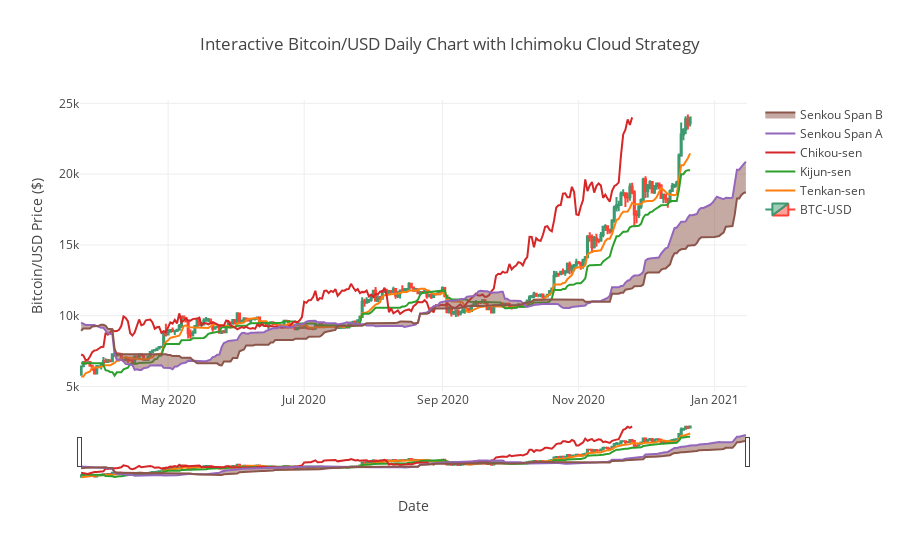

Here is the notebook cell this chart was saved with:
### Markdown cell above
### Graph I Comments:

The graph is good to glimpse at but unfortunately, it has far too many cons: it does not show BTC as candlesticks. We could modify the code by using "from mpl_finance import candlestick_ohlc" library to showcase BTC/USD nicely. Another downside is that the graph looks very condensed. The time axis is not shown by the actual date but by days passed. The graph does not allow the user to interact with the details of the graph, which is a big bummer in my opinion. Let us see Method 2 using Plotly to get around this problem.

### Code cell
# Method 2 Plotting using Plotly:

df= df.tail(300)

fig = go.Figure(data=[go.Candlestick(name="BTC-USD",x=df['Date'],
                open=df['Open'],
                high=df['High'],
                low=df['Low'],
                close=df['Close'])])

fig.add_scatter(x=df['Date'], y=df['tenkan_sen'], name="Tenkan-sen", mode='lines')
fig.add_scatter(x=df['Date'], y=df['kijun_sen'],name="Kijun-sen", mode='lines')
fig.add_scatter(x=df['Date'], y=df['chikou_span'], name="Chikou-sen", mode='lines')
fig.add_scatter(x=df['Date'], y=df['senkou_span_a'], name="Senkou Span A", mode='lines')
fig.add_scatter(x=df['Date'], y=df['senkou_span_b'], fill='tonexty',name="Senkou Span B", mode='lines')

fig.layout.update(
    title='Interactive Bitcoin/USD Daily Chart with Ichimoku Cloud Strategy',
    xaxis_title='Date',
    yaxis_title='Bitcoin/USD Price ($)'
)


fig.show()

### Figure 1 — Plotly figure (JSON) as saved in the notebook; plotly's stock layout.template omitted (floating-point values rounded to 4 significant figures; data arrays with more than 128 entries replaced by an {"elided": "..."} marker saying what was removed)
{"data": [{"close": {"elided": "300 float values"}, "high": {"elided": "300 float values"}, "low": {"elided": "300 float values"}, "name": "BTC-USD", "open": {"elided": "300 float values"}, "type": "candlestick", "uid": "295333cc-3521-4611-8b42-b0bee109cf56", "x": {"elided": "300 str values"}}, {"mode": "lines", "name": "Tenkan-sen", "type": "scatter", "uid": "83803b58-a388-4d1f-b583-311b203db03a", "x": {"elided": "300 str values"}, "y": {"elided": "300 float values"}}, {"mode": "lines", "name": "Kijun-sen", "type": "scatter", "uid": "dc1e0f96-95f0-4d64-8cef-b97dada76bc0", "x": {"elided": "300 str values"}, "y": {"elided": "300 float values"}}, {"mode": "lines", "name": "Chikou-sen", "type": "scatter", "uid": "fa4e183e-c187-4719-93a6-5883f024890f", "x": {"elided": "300 str values"}, "y": {"elided": "300 float values"}}, {"mode": "lines", "name": "Senkou Span A", "type": "scatter", "uid": "ddb6a500-3def-46d1-932d-d6e9e529f326", "x": {"elided": "300 str values"}, "y": {"elided": "300 float values"}}, {"fill": "tonexty", "mode": "lines", "name": "Senkou Span B", "type": "scatter", "uid": "37e2943b-c7db-40ca-b74e-6b2d69d946d7", "x": {"elided": "300 str values"}, "y": {"elided": "300 float values"}}], "layout": {"title": {"text": "Interactive Bitcoin/USD Daily Chart with Ichimoku Cloud Strategy"}, "xaxis": {"title": {"text": "Date"}}, "yaxis": {"title": {"text": "Bitcoin/USD Price ($)"}}}}
